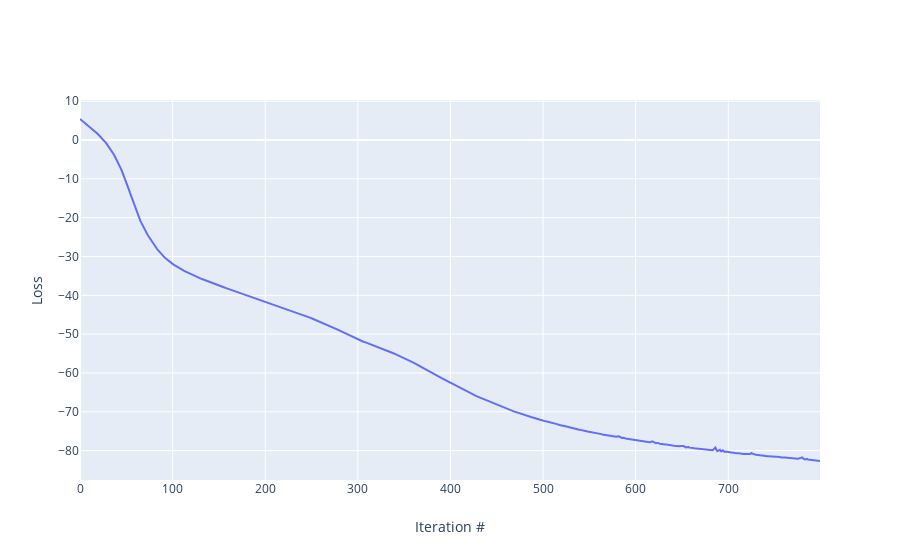

The cell this chart's notebook holds for it:
### Markdown cell above
## Visualize results
### View loss as a function of iteration steps
Training should proceed until the loss approximately levels out.

### Code cell
fig = go.Figure() # plotly reference: https://plot.ly/python/line-charts/
fig.add_trace(go.Scatter(x=np.arange(len(losses)), y=losses,
                    mode='lines',
                    name='lines'))
# Edit the layout
fig.update_layout(yaxis_title='Loss',
                   xaxis_title='Iteration #')

### Figure 1 — Plotly figure (JSON) as saved in the notebook; plotly's stock layout.template omitted (floating-point values rounded to 4 significant figures; data arrays with more than 128 entries replaced by an {"elided": "..."} marker saying what was removed)
{"data": [{"mode": "lines", "name": "lines", "type": "scatter", "x": {"elided": "800 int values"}, "y": {"elided": "800 float values"}}], "layout": {"xaxis": {"title": {"text": "Iteration #"}}, "yaxis": {"title": {"text": "Loss"}}}}
